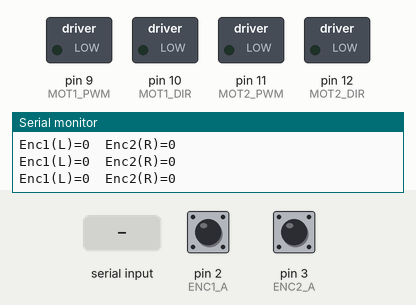
Simulated run of this sketch. Board: Arduino Uno, built with avr-gcc and run on an emulated ATmega328P. Shown: switched loads named in the sketch (green lamp = pin HIGH), the last lines printed to the serial monitor. The inputs (shaded band) are chosen by the test bench; at power-on: pin 2 (ENC1_A) HIGH, pin 3 (ENC2_A) HIGH.

Above: at 1.2 s.
1.3 s: "f" received over Serial
At 2.3 s:
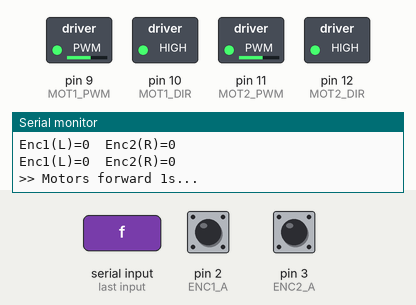
At 3.6 s:
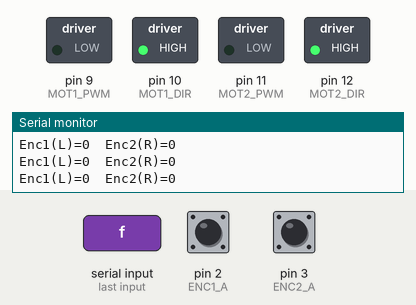
4.0 s: "b" received over Serial
At 4.9 s:
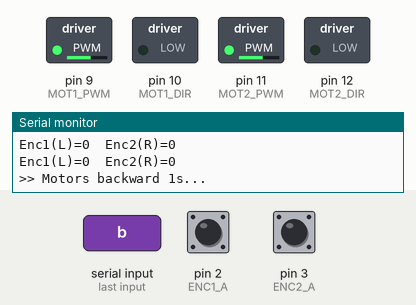
Timing chart, 0 to 7.0 s (numbered marks = the images above; inputs shaded):
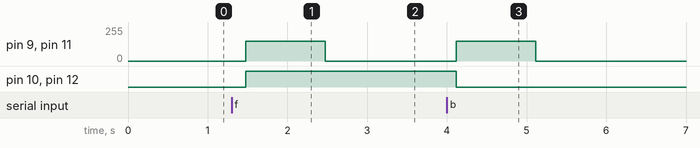

Measured:
- after the input at 1.3 s, pin 9 (MOT1_PWM), pin 11 (MOT2_PWM): 0/255 → 150/255 after 0.18 s, → 0/255 1.0 s later; pin 10 (MOT1_DIR), pin 12 (MOT2_DIR): LOW → HIGH after 0.18 s
- after the input at 4.0 s, pin 9 (MOT1_PWM), pin 11 (MOT2_PWM): 0/255 → 150/255 after 0.12 s, → 0/255 1.0 s later; pin 10 (MOT1_DIR), pin 12 (MOT2_DIR): HIGH → LOW after 0.12 s

The sketch:

Calibration.ino
```cpp
/*
 * MTRN3100 — Encoder + Motor Calibration Sketch
 * ────────────────────────────────────────────────
 *
 *
 * Serial commands (type in Serial Monitor, press Enter):
 *   r → reset counts to 0
 *   f → spin both motors forward 1 second (tests wiring)
 *   b → spin both motors backward 1 second
 */

#define ENC1_A  2    // Left encoder interrupt pin  — confirmed
#define ENC1_B  4    // Left encoder direction pin  — confirmed
// #define ENC2_A  3    // Right encoder interrupt pin — VERIFY
// #define ENC2_B  5    // Right encoder direction pin — VERIFY

#define ENC2_A  3    // Right encoder interrupt pin — VERIFY
#define ENC2_B  5  // Right encoder direction pin — VERIFY


#define MOT1_PWM  9   // Left motor PWM   — confirmed
#define MOT1_DIR  10  // Left motor DIR   — confirmed
#define MOT2_PWM  11  // Right motor PWM  — VERIFY
#define MOT2_DIR  12  // Right motor DIR  — VERIFY

volatile long enc1_count = 0;
volatile long enc2_count = 0;

void ISR_enc1() {
    if (digitalRead(ENC1_B) == HIGH) enc1_count++;
    else enc1_count--;
}

void ISR_enc2() {
    if (digitalRead(ENC2_B) == HIGH) enc2_count++;
    else enc2_count--;
}

void setup() {
    Serial.begin(9600);

    pinMode(ENC1_A, INPUT_PULLUP);  pinMode(ENC1_B, INPUT_PULLUP);
    pinMode(ENC2_A, INPUT_PULLUP);  pinMode(ENC2_B, INPUT_PULLUP);
    attachInterrupt(digitalPinToInterrupt(ENC1_A), ISR_enc1, RISING);
    attachInterrupt(digitalPinToInterrupt(ENC2_A), ISR_enc2, RISING);

    pinMode(MOT1_PWM, OUTPUT);  pinMode(MOT1_DIR, OUTPUT);
    pinMode(MOT2_PWM, OUTPUT);  pinMode(MOT2_DIR, OUTPUT);

    Serial.println("=== MTRN3100 Calibration ===");
    Serial.println("Commands: r=reset  f=forward  b=backward");
    Serial.println("Spin a wheel one full turn to find CPR.");
}

void loop() {
    Serial.print("Enc1(L)="); Serial.print(enc1_count);
    Serial.print("  Enc2(R)="); Serial.println(enc2_count);

    if (Serial.available()) {
        char cmd = Serial.read();
        if (cmd == 'r') {
            noInterrupts(); enc1_count = 0; enc2_count = 0; interrupts();
            Serial.println(">> Counts reset.");
        }
        if (cmd == 'f') {
            Serial.println(">> Motors forward 1s...");
            digitalWrite(MOT1_DIR, HIGH); analogWrite(MOT1_PWM, 150);
            digitalWrite(MOT2_DIR, HIGH); analogWrite(MOT2_PWM, 150);
            delay(1000);
            analogWrite(MOT1_PWM, 0); analogWrite(MOT2_PWM, 0);
            Serial.println(">> Done. Both should have moved forward.");
            Serial.println("   If one went backward: swap M+/M- on that motor terminal.");
        }
        if (cmd == 'b') {
            Serial.println(">> Motors backward 1s...");
            digitalWrite(MOT1_DIR, LOW); analogWrite(MOT1_PWM, 150);
            digitalWrite(MOT2_DIR, LOW); analogWrite(MOT2_PWM, 150);
            delay(1000);
            analogWrite(MOT1_PWM, 0); analogWrite(MOT2_PWM, 0);
            Serial.println(">> Done.");
        }
    }
    delay(200);
}
```
